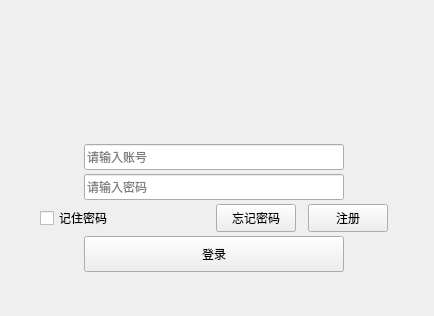
<?xml version="1.0" encoding="UTF-8"?>
<ui version="4.0">
 <class>UserLogin</class>
 <widget class="QWidget" name="UserLogin">
  <property name="geometry">
   <rect>
    <x>0</x>
    <y>0</y>
    <width>434</width>
    <height>316</height>
   </rect>
  </property>
  <property name="sizePolicy">
   <sizepolicy hsizetype="Fixed" vsizetype="Fixed">
    <horstretch>0</horstretch>
    <verstretch>0</verstretch>
   </sizepolicy>
  </property>
  <property name="minimumSize">
   <size>
    <width>434</width>
    <height>316</height>
   </size>
  </property>
  <property name="maximumSize">
   <size>
    <width>434</width>
    <height>316</height>
   </size>
  </property>
  <property name="windowTitle">
   <string>UserLogin</string>
  </property>
  <widget class="QWidget" name="titleWidget" native="true">
   <property name="geometry">
    <rect>
     <x>0</x>
     <y>0</y>
     <width>434</width>
     <height>104</height>
    </rect>
   </property>
   <property name="sizePolicy">
    <sizepolicy hsizetype="Expanding" vsizetype="Expanding">
     <horstretch>0</horstretch>
     <verstretch>0</verstretch>
    </sizepolicy>
   </property>
   <property name="minimumSize">
    <size>
     <width>0</width>
     <height>104</height>
    </size>
   </property>
   <property name="maximumSize">
    <size>
     <width>16777215</width>
     <height>104</height>
    </size>
   </property>
   <property name="titleskin" stdset="0">
    <bool>false</bool>
   </property>
  </widget>
  <widget class="QWidget" name="bodyWidget" native="true">
   <property name="geometry">
    <rect>
     <x>0</x>
     <y>104</y>
     <width>428</width>
     <height>194</height>
    </rect>
   </property>
   <property name="sizePolicy">
    <sizepolicy hsizetype="Preferred" vsizetype="Expanding">
     <horstretch>0</horstretch>
     <verstretch>0</verstretch>
    </sizepolicy>
   </property>
   <property name="minimumSize">
    <size>
     <width>200</width>
     <height>0</height>
    </size>
   </property>
   <property name="bottomskin" stdset="0">
    <bool>false</bool>
   </property>
   <layout class="QVBoxLayout" name="verticalLayout">
    <property name="spacing">
     <number>0</number>
    </property>
    <property name="leftMargin">
     <number>0</number>
    </property>
    <property name="topMargin">
     <number>36</number>
    </property>
    <property name="rightMargin">
     <number>0</number>
    </property>
    <property name="bottomMargin">
     <number>20</number>
    </property>
    <item>
     <layout class="QHBoxLayout" name="horizontalLayout">
      <item>
       <spacer name="horizontalSpacer">
        <property name="orientation">
         <enum>Qt::Horizontal</enum>
        </property>
        <property name="sizeHint" stdset="0">
         <size>
          <width>40</width>
          <height>20</height>
         </size>
        </property>
       </spacer>
      </item>
      <item>
       <widget class="QLineEdit" name="editUserAccount">
        <property name="sizePolicy">
         <sizepolicy hsizetype="Expanding" vsizetype="Fixed">
          <horstretch>0</horstretch>
          <verstretch>0</verstretch>
         </sizepolicy>
        </property>
        <property name="minimumSize">
         <size>
          <width>260</width>
          <height>26</height>
         </size>
        </property>
        <property name="maximumSize">
         <size>
          <width>260</width>
          <height>26</height>
         </size>
        </property>
        <property name="maxLength">
         <number>33</number>
        </property>
        <property name="placeholderText">
         <string>请输入账号</string>
        </property>
       </widget>
      </item>
      <item>
       <spacer name="horizontalSpacer_2">
        <property name="orientation">
         <enum>Qt::Horizontal</enum>
        </property>
        <property name="sizeHint" stdset="0">
         <size>
          <width>40</width>
          <height>20</height>
         </size>
        </property>
       </spacer>
      </item>
     </layout>
    </item>
    <item>
     <layout class="QHBoxLayout" name="horizontalLayout_2">
      <item>
       <spacer name="horizontalSpacer_3">
        <property name="orientation">
         <enum>Qt::Horizontal</enum>
        </property>
        <property name="sizeHint" stdset="0">
         <size>
          <width>40</width>
          <height>20</height>
         </size>
        </property>
       </spacer>
      </item>
      <item>
       <widget class="QLineEdit" name="editPassword">
        <property name="minimumSize">
         <size>
          <width>260</width>
          <height>26</height>
         </size>
        </property>
        <property name="maximumSize">
         <size>
          <width>260</width>
          <height>26</height>
         </size>
        </property>
        <property name="echoMode">
         <enum>QLineEdit::Password</enum>
        </property>
        <property name="placeholderText">
         <string>请输入密码</string>
        </property>
       </widget>
      </item>
      <item>
       <spacer name="horizontalSpacer_4">
        <property name="orientation">
         <enum>Qt::Horizontal</enum>
        </property>
        <property name="sizeHint" stdset="0">
         <size>
          <width>40</width>
          <height>20</height>
         </size>
        </property>
       </spacer>
      </item>
     </layout>
    </item>
    <item>
     <layout class="QHBoxLayout" name="horizontalLayout_4">
      <property name="spacing">
       <number>12</number>
      </property>
      <item>
       <spacer name="horizontalSpacer_5">
        <property name="orientation">
         <enum>Qt::Horizontal</enum>
        </property>
        <property name="sizeHint" stdset="0">
         <size>
          <width>18</width>
          <height>20</height>
         </size>
        </property>
       </spacer>
      </item>
      <item>
       <widget class="QCheckBox" name="checkBox_2">
        <property name="sizePolicy">
         <sizepolicy hsizetype="Fixed" vsizetype="Fixed">
          <horstretch>0</horstretch>
          <verstretch>0</verstretch>
         </sizepolicy>
        </property>
        <property name="minimumSize">
         <size>
          <width>164</width>
          <height>28</height>
         </size>
        </property>
        <property name="maximumSize">
         <size>
          <width>164</width>
          <height>28</height>
         </size>
        </property>
        <property name="text">
         <string>记住密码</string>
        </property>
       </widget>
      </item>
      <item>
       <widget class="QPushButton" name="forgetWordbtn">
        <property name="sizePolicy">
         <sizepolicy hsizetype="Fixed" vsizetype="Fixed">
          <horstretch>0</horstretch>
          <verstretch>0</verstretch>
         </sizepolicy>
        </property>
        <property name="minimumSize">
         <size>
          <width>0</width>
          <height>28</height>
         </size>
        </property>
        <property name="maximumSize">
         <size>
          <width>16777215</width>
          <height>28</height>
         </size>
        </property>
        <property name="text">
         <string>忘记密码</string>
        </property>
       </widget>
      </item>
      <item>
       <widget class="QPushButton" name="registBtn">
        <property name="sizePolicy">
         <sizepolicy hsizetype="Fixed" vsizetype="Fixed">
          <horstretch>0</horstretch>
          <verstretch>0</verstretch>
         </sizepolicy>
        </property>
        <property name="minimumSize">
         <size>
          <width>0</width>
          <height>28</height>
         </size>
        </property>
        <property name="maximumSize">
         <size>
          <width>16777215</width>
          <height>28</height>
         </size>
        </property>
        <property name="text">
         <string>注册</string>
        </property>
       </widget>
      </item>
      <item>
       <spacer name="horizontalSpacer_6">
        <property name="orientation">
         <enum>Qt::Horizontal</enum>
        </property>
        <property name="sizeHint" stdset="0">
         <size>
          <width>18</width>
          <height>20</height>
         </size>
        </property>
       </spacer>
      </item>
     </layout>
    </item>
    <item>
     <layout class="QHBoxLayout" name="horizontalLayout_3">
      <item>
       <spacer name="horizontalSpacer_7">
        <property name="orientation">
         <enum>Qt::Horizontal</enum>
        </property>
        <property name="sizeHint" stdset="0">
         <size>
          <width>28</width>
          <height>20</height>
         </size>
        </property>
       </spacer>
      </item>
      <item>
       <widget class="QPushButton" name="loginBtn">
        <property name="sizePolicy">
         <sizepolicy hsizetype="Fixed" vsizetype="Fixed">
          <horstretch>0</horstretch>
          <verstretch>0</verstretch>
         </sizepolicy>
        </property>
        <property name="minimumSize">
         <size>
          <width>260</width>
          <height>36</height>
         </size>
        </property>
        <property name="maximumSize">
         <size>
          <width>260</width>
          <height>36</height>
         </size>
        </property>
        <property name="text">
         <string>登录</string>
        </property>
       </widget>
      </item>
      <item>
       <spacer name="horizontalSpacer_8">
        <property name="orientation">
         <enum>Qt::Horizontal</enum>
        </property>
        <property name="sizeHint" stdset="0">
         <size>
          <width>28</width>
          <height>20</height>
         </size>
        </property>
       </spacer>
      </item>
     </layout>
    </item>
   </layout>
  </widget>
 </widget>
 <layoutdefault spacing="6" margin="11"/>
 <resources/>
 <connections/>
</ui>
